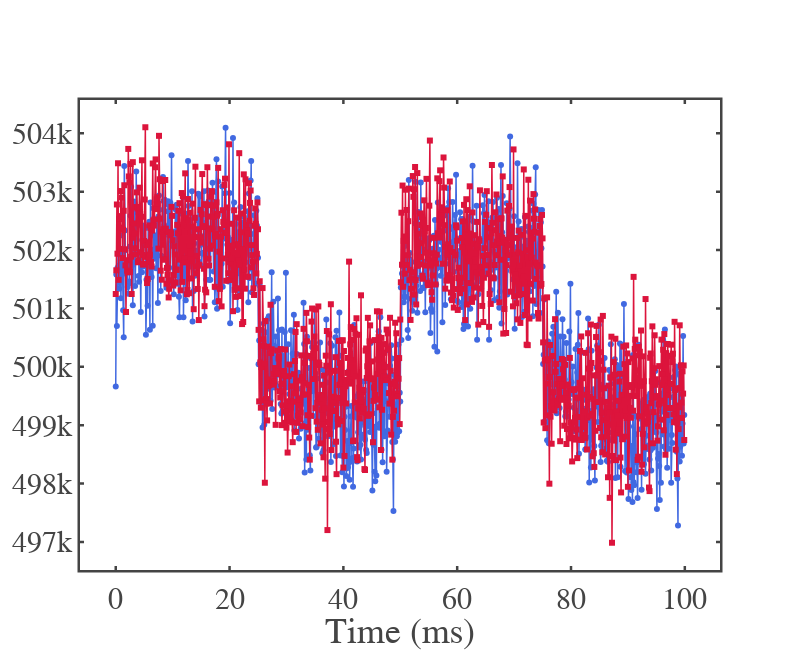

Notebook source saved alongside this figure:
### Code cell
import numpy as np
import plotly.graph_objects as go
import plotly.io as pio
import os

# --- Figure template (reuse your template) ---
fig_template = go.layout.Template()
fig_template.layout = {
    'template': 'simple_white+presentation',
    'autosize': False,
    'width': 800,
    'height': 600,
    'xaxis': {'ticks':'inside','mirror':'ticks','linewidth':2.5,'tickwidth':2.5,'ticklen':4,'showline':True,'showgrid':False},
    'yaxis': {'ticks':'inside','mirror':'ticks','linewidth':2.5,'tickwidth':2.5,'ticklen':4,'showline':True,'showgrid':False},
    'font': {'family': 'mathjax','size': 30}
}

# ============================================================
# --- Files to compare ---
# ============================================================
file1 = r"C:\Users\Atanu\OneDrive\Desktop\research_work\paper\NaBiF4_PL_analysis\datas\2nd Oct NaBiF4\Percentage Modulation\1064nm_2.75mA\1064nm_2.75mW_20Hz_975nm_100mW.txt"
file2 = r"C:\Users\Atanu\OneDrive\Desktop\research_work\paper\NaBiF4_PL_analysis\datas\3rd oct NaBiF4\same polarization\good Datas\1064nm_3.85mA_20Hz_975nm_300mW_recheck powers_500k.txt"


labels = ["File 1", "File 2"]
colors = ["royalblue", "crimson"]
markers = ["circle", "square"]

# --- Groups (use your existing groups)
groups = [(21,24),(46,49),(71,74),(96,99)]
t1, t2 = groups[0]  # group 1 window

# ============================================================
# --- Load data and align group 1 ---
# ============================================================
data_list = []

for fpath in [file1, file2]:
    arr = np.loadtxt(fpath, skiprows=1)
    if arr.ndim == 1 and arr.size >= 2:
        arr = arr.reshape(1, -1)
    time_ms = arr[:,0] / 1e9
    intensity = arr[:,1]
    data_list.append((time_ms, intensity))

# compute group 1 mean
mean_g1_file1 = np.nanmean(data_list[0][1][(data_list[0][0] >= t1) & (data_list[0][0] <= t2)])
mean_g1_file2 = np.nanmean(data_list[1][1][(data_list[1][0] >= t1) & (data_list[1][0] <= t2)])

# offset to align file2 to file1
offset = mean_g1_file1 - mean_g1_file2
time2, intensity2 = data_list[1]
intensity2_aligned = intensity2 + offset

# ============================================================
# --- Plotting ---
# ============================================================
fig = go.Figure()

# File 1
fig.add_trace(go.Scatter(
    x=data_list[0][0],
    y=data_list[0][1],
    mode='lines+markers',
    line=dict(color=colors[0], width=1.5),
    marker=dict(symbol=markers[0], size=6),
    name=labels[0],
    showlegend= False
))

# File 2 (aligned)
fig.add_trace(go.Scatter(
    x=time2,
    y=intensity2_aligned,
    mode='lines+markers',
    line=dict(color=colors[1], width=1.5),
    marker=dict(symbol=markers[1], size=6),
    name=labels[1],
    showlegend= False
))

# ============================================================
# --- Layout ---
# ============================================================
fig.update_layout(
    template=fig_template,
    xaxis_title="Time (ms)",
    # yaxis_title="Intensity (a.u.)",
    width=800,
    height=650
)
fig.update_xaxes( zeroline=False)


# Save figure
output_fig_folder = r"C:\Users\Atanu\OneDrive\Desktop\research_work\paper\NaBiF4_PL_analysis\figures in paper"
os.makedirs(output_fig_folder, exist_ok=True)
out_path = os.path.join(output_fig_folder, "polarization_comparison_faceOn.png")
pio.write_image(fig, out_path, scale=4)
print("Saved figure:", out_path)

fig.show()

### Figure 1 — Plotly figure (JSON) as saved in the notebook; plotly's stock layout.template omitted (floating-point values rounded to 4 significant figures; data arrays with more than 128 entries replaced by an {"elided": "..."} marker saying what was removed)
{"data": [{"line": {"color": "royalblue", "width": 1.5}, "marker": {"size": 6, "symbol": "circle"}, "mode": "lines+markers", "name": "File 1", "showlegend": false, "type": "scatter", "x": {"elided": "1000 float values"}, "y": {"elided": "1000 float values"}}, {"line": {"color": "crimson", "width": 1.5}, "marker": {"size": 6, "symbol": "square"}, "mode": "lines+markers", "name": "File 2", "showlegend": false, "type": "scatter", "x": {"elided": "1000 float values"}, "y": {"elided": "1000 float values"}}], "layout": {"height": 650, "width": 800, "xaxis": {"autorange": true, "range": [-6.282, 106.2], "title": {"text": "Time (ms)"}, "type": "linear", "zeroline": false}, "yaxis": {"autorange": true, "range": [496500.0, 504600.0], "type": "linear"}}}
